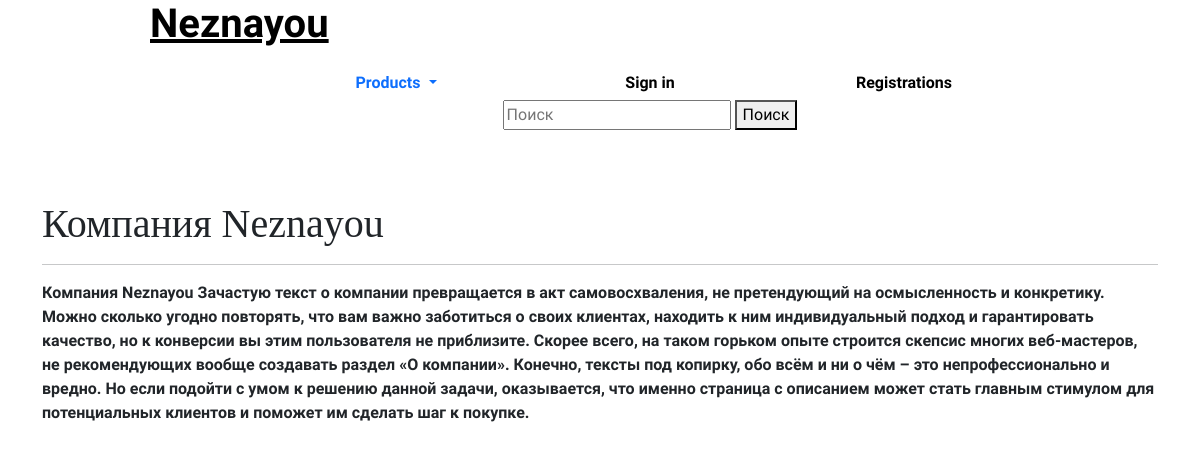
The page /about-us/ on the database its author committed.
### core/models.py (models this page shows, shortened)
class AboutUs(models.Model):
    title = models.CharField(max_length=250)
    text = models.TextField()
    img = models.ImageField(upload_to="Image_About_Us", blank=True, null=True, verbose_name="Картинка о нас")
    class Meta:
        verbose_name = "О нас"
        verbose_name_plural = "О нас"

### core/views.py (the view)
# urls.py: path('about-us/', about_us, name="about_us"),
def about_us(request):
    about_us_all = AboutUs.objects.all()
    context = {
        "about_us": about_us_all
    }
    return render(request, "about_us.html", context)

### core/templates/about_us.html
{% extends 'index.html' %}
{% block content %}
{% for about_uss in about_us %}
    <div class="container">
        <div class="about_us">
            <h1>{{ about_uss.title }}</h1>
            <hr>
            <p>{{ about_uss.text }}</p>
        </div>
    </div>
{% endfor %}
{% endblock %}

### core/static/style.css (style rules this page uses)
body { font-family: 'Abel', sans-serif; }
.about_us { margin-top: 70px; }
.about_us h1 { font-family: 'Playfair Display', serif; }
.about_us p { font-family: 'Raleway', sans-serif; font-weight: bold; }

### rows shown on the page
AboutUs: title "Компания Neznayou", text "Компания Neznayou Зачастую текст о компании превращается в акт самовосхваления, не претендующий на осмысленность и конкретику. Можно сколько угодно повторять, что вам важно заботиться о своих клиентах, находить к ним индивидуальный подход и гарантировать качество, но к конверсии вы этим пользователя не приблизите. Скорее всего, на таком горьком опыте строится скепсис многих веб-мастеров, не рекомендующих вообще создавать раздел «О компании». Конечно, тексты под копирку, обо всём и ни о чём – это непрофессионально и вредно. Но если подойти с умом к решению данной задачи, оказывается, что именно страница с описанием может стать главным стимулом для потенциальных клиентов и поможет им сделать…"
